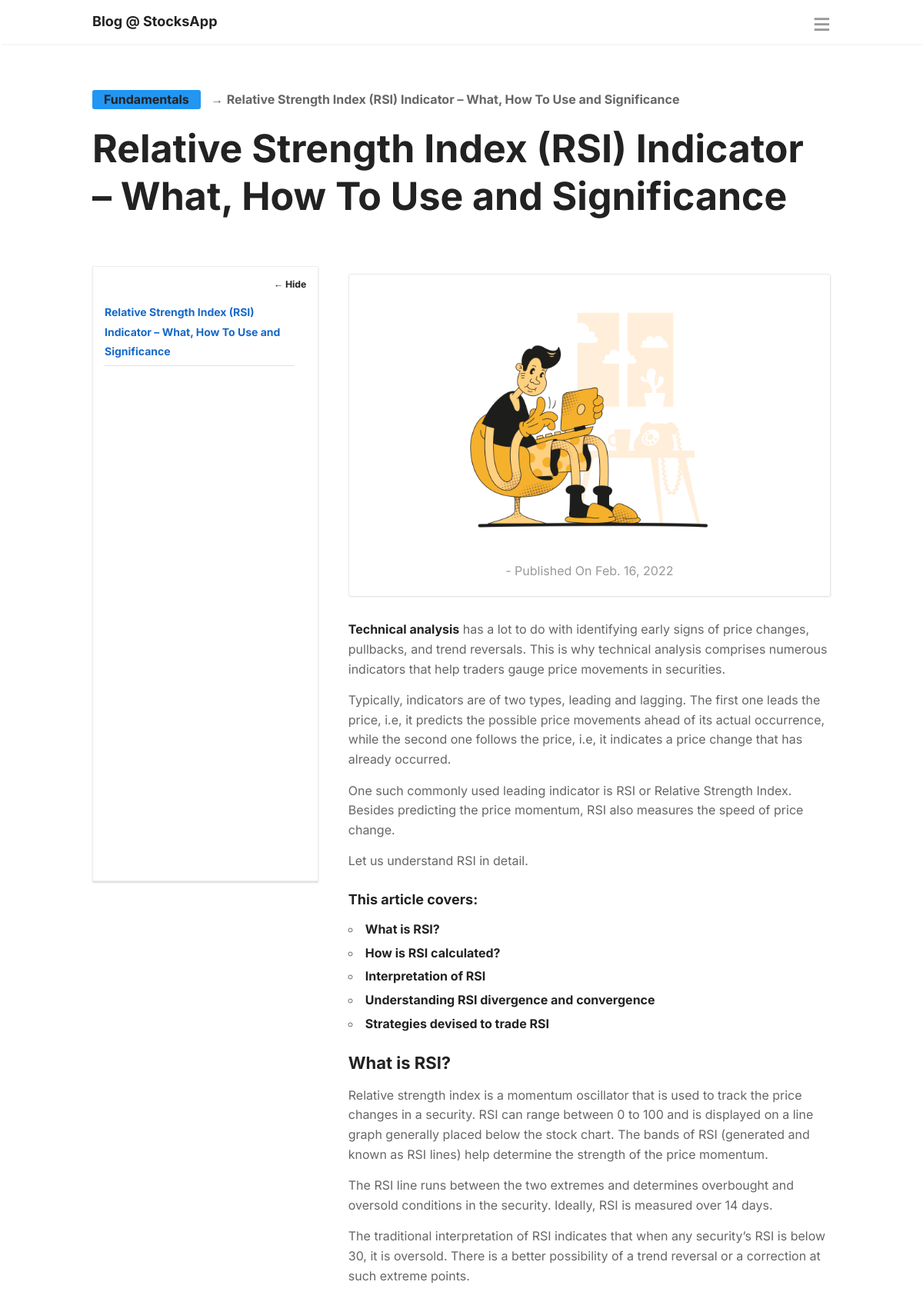
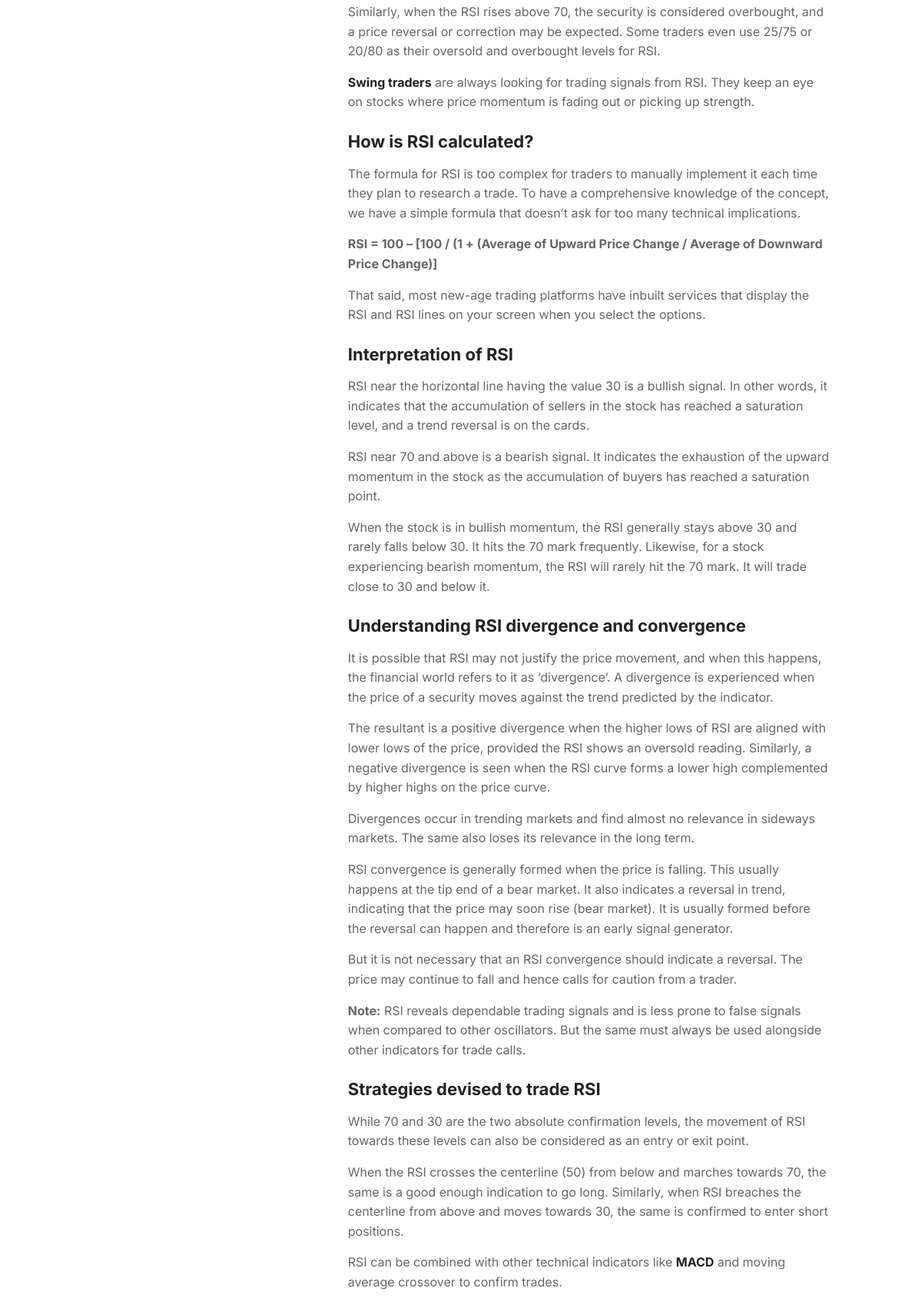
The page /blog/module/fundamentals/post/relative-strength-index-rsi-indicator-what-how-to-use-and-significance/ (upper part) on the database its author committed (2 pictures, top to bottom).
### blog/models.py (models this page shows, shortened)
class Module(models.Model):
	title = models.CharField(max_length=255)
	chapters_count = models.IntegerField(default=0)
	description = models.TextField()
	slug = models.SlugField()
	feature_image = models.ImageField(upload_to='images/')
	color = models.CharField(max_length=25)
	upload_on = models.DateTimeField(auto_now_add=True)

class Post(models.Model):
	module = models.ForeignKey(Module, on_delete=models.CASCADE)
	title = models.CharField(max_length=512)
	content = models.TextField()
	description = models.TextField()
	feature_image = models.ImageField(upload_to='images/', default='images/rubber-10.png')
	slug = models.SlugField(default='')
	quote = models.CharField(max_length=1024, blank=True, null=True)
	upload_on = models.DateTimeField(auto_now_add=True)
	tags = models.ManyToManyField('Tag', blank=True)

### blog/views.py (the view)
# urls.py: path('module/<slug:module_title>/post/<slug:post_title>/', PostPage.as_view()),
class PostPage(View):
	def get(self, request, *args, **kwargs):
		module = get_object_or_404(Module, slug=kwargs['module_title'])
		post = get_object_or_404(Post, slug=kwargs['post_title'])
		posts = Post.objects.filter(module=module).order_by('-upload_on')
		modules = Module.objects.all()
		gr = GetRecommendation(post.title)
		gr.train()
		results = gr.get_result_posts()
		return render(self.request, 'blog/post.html', {'module':module, 'post':post, 'posts':results, 'modules':modules})

### blog/models.py (called while the page is built)
	def __str__(self) -> str:
		return self.title

### blog/utils.py (called while the page is built)
	def get_cosine(self, vec1, vec2):
		interesection = set(vec1.keys()) & set(vec2.keys())
		numerator = sum([vec1[x] * vec2[x] for x in interesection])
		sum1 = sum([vec1[x] ** 2 for x in list(vec1.keys())])
		sum2 = sum([vec2[x] ** 2 for x in list(vec1.keys())])
		denominator = math.sqrt(sum1) * math.sqrt(sum2)
		if not denominator:
			return 0.0
		return float(numerator) / denominator

	def text_to_vector(self, text):
		words = self.WORD.findall(text)
		return Counter(words)

	def train(self):
		self.result.clear()
		tags = self.post.tags.all()[:3]
		for tag in tags:
			other_posts = Post.objects.filter(tags__title=tag.title)
			for other_post in other_posts:
				X_content = BeautifulSoup(self.post.content, 'html.parser').get_text()
				Y_content = BeautifulSoup(other_post.content, 'html.parser').get_text()
				X_content = self.text_to_vector(X_content)
				Y_content = self.text_to_vector(Y_content)
				cosine = self.get_cosine(X_content, Y_content)
				cosine2 = cosine + self.get_cosine(self.text_to_vector(self.post.title), self.text_to_vector(other_post.title))
				self.result[other_post.title] = cosine2
		self.result = dict(sorted(self.result.items(), key=lambda item: item[1], reverse=True))

	def get_result_posts(self):
		titles = list(self.result.keys())[:10]
		posts = []
		for t in titles:
			posts.append(Post.objects.get(title=t))
		return posts

### templates/blog/post.html (shortened to what this page needs)
{% extends 'blog/base.html' %} {% block body %}
<section class="single-chapter">
    <header>
        <p>
            <span class="module-tag" style="background-color: {{module.color}}">
				<strong><a href="/blog/module/{{module.slug}}/">{{module.title}}</a></strong>
			</span> &nbsp;
			→ <strong>{{post.title}}</strong>
        </p>
        <h1 class="large">{{post.title}}</h1>
    </header>
    <section class="chapter-body visible">
        <div class="row">
            <div class="four columns chapter-sidebar">
                <a href="#" class="hide">← Hide</a>
                <ol class="noul chapter-list">
                    {% for p in posts %} {% ifequal p.title post.title %}
                    <li class="selected">
                        <a href="/blog/module/{{module.slug}}/post/{{p.slug}}">
							{{p.title}} </a>
							<hr style="margin-top: 0.5rem;margin-bottom: 0.5rem;">
						</li>
                    {% else %}
                    <li class="">
                        <a href="/blog/module/{{module.slug}}/post/{{p.slug}}">
							{{p.title}} </a>
						<hr style="margin-top: 0.5rem;margin-bottom: 0.5rem;">
                    </li>
                    {% endifequal %} {% endfor %}
                </ol>
            </div>
            <div class="eight columns">
                <div class="post">
                    <div id="attachment_125" style="width: 610px" class="wp-caption aligncenter">
                        <img aria-describedby="caption-attachment-125" loading="lazy" class="wp-image-125 size-full" src="{{post.feature_image.url}}" alt="{{post.title}}" style="max-height: 350px;">
                        <p id="caption-attachment-125" class="wp-caption-text">- Published On {{ post.upload_on.date }}</p>
					</div>
                    {{post.content | safe}}
                </div>
            </div>
        </div>
    </section>
</section>
{% endblock %}

### static/css/skeleton.css (style rules this page uses)
html { font-family: sans-serif; -ms-text-size-adjust: 100%; -webkit-text-size-adjust: 100%; }
body { margin: 0; }
article, aside, details, figcaption, figure, footer, header, hgroup, main, menu, nav, section, summary { display: block; }
a { background-color: transparent; }
b, strong { font-weight: bold; }
h1 { font-size: 2em; margin: 0.67em 0; }
img { border: 0; }
hr { -moz-box-sizing: content-box; box-sizing: content-box; height: 0; }
.column, .columns { width: 100%; float: left; box-sizing: border-box; }
@media (min-width: 550px) { .column, .columns { margin-left: 4%; } }
@media (min-width: 550px) { .column:first-child, .columns:first-child { margin-left: 0; } }
@media (min-width: 550px) { .four.columns { width: 30.6666666667%; } }
@media (min-width: 550px) { .eight.columns { width: 65.3333333333%; } }
html { font-size: 62.5%; }
body { font-size: 1.5em; line-height: 1.6; font-weight: 400; font-family: "Raleway", "HelveticaNeue", "Helvetica Neue", Helvetica, Arial, sans-serif; color: #222; }
h1, h2, h3, h4, h5, h6 { margin-top: 0; margin-bottom: 2rem; font-weight: 300; }
h1 { font-size: 4.0rem; line-height: 1.2; letter-spacing: -.1rem; }
h2 { font-size: 3.6rem; line-height: 1.25; letter-spacing: -.1rem; }
h3 { font-size: 3.0rem; line-height: 1.3; letter-spacing: -.1rem; }
@media (min-width: 550px) { h1 { font-size: 5.0rem; } }
@media (min-width: 550px) { h2 { font-size: 4.2rem; } }
@media (min-width: 550px) { h3 { font-size: 3.6rem; } }
p { margin-top: 0; }
a { color: #1EAEDB; }
ul { list-style: circle inside; }
ol { list-style: decimal inside; }
ol, ul { padding-left: 0; margin-top: 0; }
li { margin-bottom: 1rem; }
pre, blockquote, dl, figure, table, p, ul, ol, form { margin-bottom: 2.5rem; }
hr { margin-top: 3rem; margin-bottom: 3.5rem; border-width: 0; border-top: 1px solid #E1E1E1; }
.container:after, .row:after, .u-cf { content: ""; display: table; clear: both; }

### static/css/style.css (style rules this page uses)
body { margin: 0; padding: 0; font-family: "Inter", sans-serif; font-weight: 400; color: #666; font-size: 16px; line-height: 1.6em; min-width: 320px; }
h1, h2, h3, h4, h5 { font-family: Inter, sans-serif; font-weight: 700; color: #222; letter-spacing: 0; }
h1 { font-size: 4rem; }
h1.large { font-size: 5rem; line-height: 6.2rem; }
h2 { font-size: 2.2rem; }
h3 { font-size: 1.8rem; margin-bottom: 5px; }
p { margin: 0 0 10px 0; }
section { margin-bottom: 45px; }
ul, ol { margin-bottom: 15px; }
ul li, ol li { margin-bottom: 5px; }
.chapter-sidebar > ul li, .chapter-sidebar > ol li { margin: 16px 0px; }
a { text-decoration: none; color: #222; }
.aligncenter, div.aligncenter { display: block; margin: 10px auto; text-align: center; }
.wp-caption { box-shadow: 1px 1px 0 #f3f3f3; border: 1px solid #e7e7e7; padding: 15px; border-radius: 3px; text-align: center; margin-bottom: 30px !important; width: auto !important; }
.wp-caption img { border: none; margin: 0; padding: 0; width: auto; height: auto; max-width: 100% !important; }
.wp-caption p.wp-caption-text { color: #999; margin: 0; padding: 0 4px 5px; }
.noul { margin: 0; padding: 0; list-style-type: none; }
.columns img { max-width: 100%; height: auto; }
.single-chapter header { margin-bottom: 60px; }
.post p { margin: 0 0 15px 0; }
.post ul, .post ol { margin: 0 0 15px 0; }
.post h1, .post h2, .post h3, .post h4, .post h5 { margin: 25px 0 15px 0; }
.single-chapter img { height: auto; max-width: 100%; }
.chapter-sidebar { position: sticky; top: 0; padding: 30px 30px 30px 15px; font-size: 0.875em; list-style-type: none; min-height: 100vh; border: 1px solid #eee; box-shadow: 0 2px 2px #ddd; }
.chapter-sidebar .hide { position: absolute; top: 10px; right: 15px; font-size: 0.875em; }
.chapter-sidebar .selected { font-weight: bold; color: #1669C9; }
.chapter-sidebar .selected a { font-weight: bold; color: #1669C9; }
.chapter-body.visible .chapter-sidebar { display: block; }
.module-tag { border-radius: 3px; padding: 0 15px; display: inline-block; margin-bottom: 10px; color: #222; }

### templates/blog/post.html (style rules this page uses)
.chapter-body a { font-weight: bold; }

### rows shown on the page
Module: title "Fundamentals"
Post: title "Relative Strength Index (RSI) Indicator – What, How To Use and Significance", feature_image (picture), upload_on "Feb. 16, 2022", content "Technical analysis has a lot to do with identifying early signs of price changes, pullbacks, and trend reversals. This is why technical analysis comprises numerous indicators that help traders gauge price movements in securities. Typically, indicators are of two types, leading and lagging. The first one leads the price, i.e, it predicts the possible price movements ahead of its actual occurrence, while the second one follows the price, i.e, it indicates a price change that has already occurred. One such commonly used leading indicator is RSI or Relative Strength Index. Besides predicting the price momentum, RSI also measures the speed of price change. Let us understand RSI in detail. This…"
